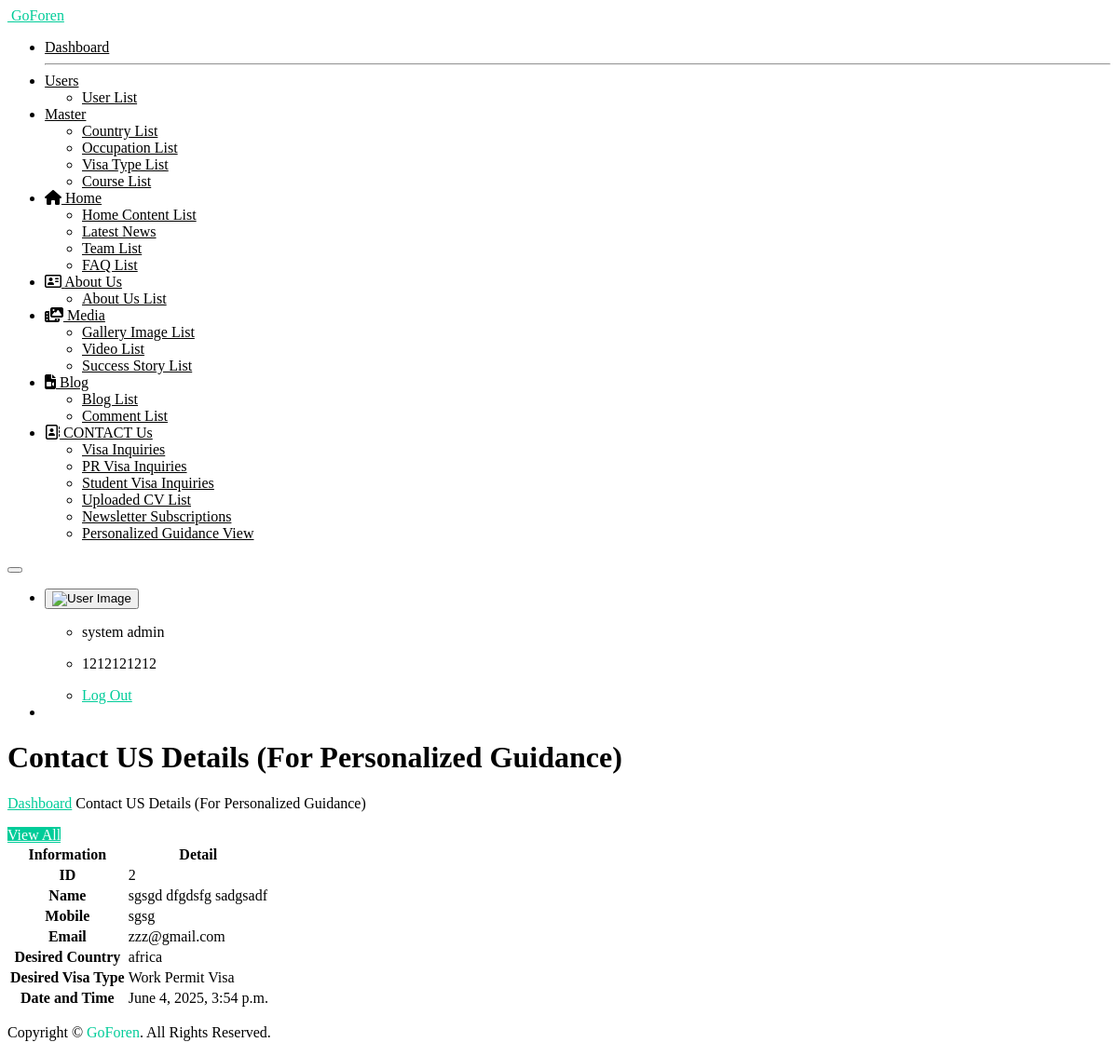
Page /personalized_guidance_detail/2/ (signed in) on the committed database.
### myapp/models.py (models this page shows, shortened)
class PersonalizedGuidance(models.Model):
    first_name = models.CharField(max_length=100)
    last_name = models.CharField(max_length=100)
    phone = models.CharField(max_length=20)
    email = models.EmailField()
    desired_country = models.CharField(max_length=100)
    desired_visa_service = models.CharField(max_length=100)
    submitted_at = models.DateTimeField(auto_now_add=True)

### myapp/views.py (the view)
    def wrapper(request, *args, **kwargs):
        if 'user_id' not in request.session:
            return redirect('open_sign_in_page')
        return view_func(request, *args, **kwargs)

### myapp/views.py (called while the page is built)
def login_required_custom(view_func):
    def wrapper(request, *args, **kwargs):
        if 'user_id' not in request.session:
            return redirect('open_sign_in_page')
        return view_func(request, *args, **kwargs)
    return wrapper

@login_required_custom
def personalized_guidance_detail(request, id):
    record = get_object_or_404(PersonalizedGuidance, id=id)
    context = {
        "record": record,
    }
    return render(request, "personalized_guidance-detail.html", context)

### templates/personalized_guidance-detail.html (shortened to what this page needs)
{% extends "base.html" %}
{% load static %}
{%  block start %}
			<div class="ec-content-wrapper">
				<div class="content">
					<div class="breadcrumb-wrapper d-flex align-items-center justify-content-between">
						<div>
							<h1>Contact US Details (For Personalized Guidance)</h1>
							<p class="breadcrumbs"><span><a href="{% url 'dashboard_view' %}">Dashboard</a></span>
								<span></span>Contact US Details (For Personalized Guidance)</p>
						</div>
            			<div>
							<a href="{% url 'personalized_guidance_view' %}" class="btn btn-primary"> View All
							</a>
						</div>
					</div>
					<div class="row">
						<div class="col-12">
							<div class="card card-default">
								<div class="card-body">
									<div class="table-responsive">
										<table id="responsive-data-table" class="table">
											<tbody>
												<tr style="color:black;">
													<th>Information</th>
													<th>Detail</th>
												</tr>
												<tr>
													<th>ID</th>
													<td>{{record.id}}</td>
												</tr>
												<tr>
													<th>Name</th>
													<td>{{record.first_name}} {{record.last_name}}</td>
												</tr>
                                                <tr>
                                                    <th>Mobile</th>
													<td>{{record.phone}}</td>
												</tr>
                                                <tr>
                                                    <th>Email</th>
                                                    <td>{{record.email}}</td>
                                                </tr>
                                                <tr>
                                                    <th>Desired Country</th>
                                                    <td>{{record.desired_country}}</td>
												</tr>
                                                <tr>
                                                    <th>Desired Visa Type</th>
                                                    <td>{{record.desired_visa_service}}</td>
												</tr>
                                                <tr>
                                                    <th>Date and Time</th>
                                                    <td>{{record.submitted_at}}</td>
												</tr>
											</tbody>
										</table>
									</div>
								</div>
							</div>
						</div>
					</div>
				</div>
			</div>
{%  endblock %}

### templates/personalized_guidance-detail.html (style rules this page uses)
a { color: #00cc99; }
.btn.btn-primary { color: #ffffff; background-color: #00cc99; border-color: #00cc99; }

### rows in the picture
PersonalizedGuidance: id "2", first_name "sgsgd dfgdsfg", last_name "sadgsadf", phone "sgsg", email "zzz@gmail.com", desired_country "africa", desired_visa_service "Work Permit Visa", submitted_at "June 4, 2025, 3:54 p.m."

### other values in the picture
{{ request.session.session_username }} "system admin"
{{ request.session.session_mobile }} "1212121212"
